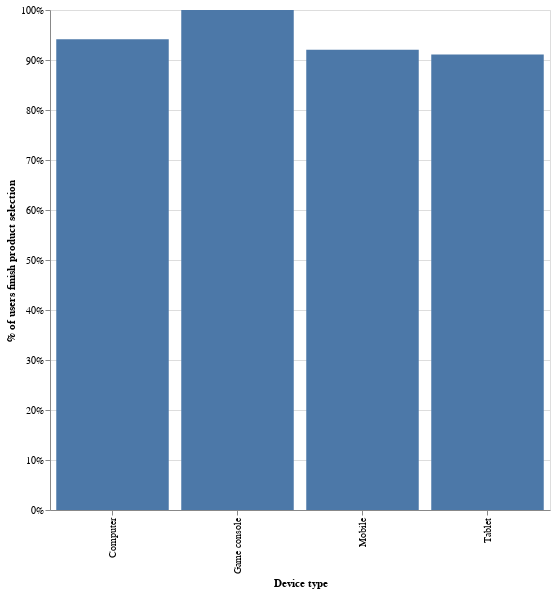

Source (notebook cell):
### Markdown cell above
The first thing to understand how many people we loose in the first place. Below you see that our product selection conversion ranges above 90%.

### Code cell
df = pd.read_csv("product_selection_ksp.csv")

df = df.loc[
    df["se_action"].isin(
        ["product_selection.step_entered", "product_selection.success"]
    ),
    :,
]

# flag users that finish the flow
df["finish"] = 0
df.loc[df["se_action"] == "product_selection.success", "finish"] = 1

df = df.groupby(["id", "dvce_type"])["finish"].agg("max").reset_index()

df = df.groupby("dvce_type")["finish"].agg("mean").reset_index()


alt.Chart(df).mark_bar().encode(
    x=alt.X("dvce_type:N", axis=alt.Axis(title="Device type")),
    y=alt.Y(
        "finish:Q",
        axis=alt.Axis(title="% of users finish product selection", format="%"),
    ),
).properties(width=500, height=500)

### Figure 1 — Vega-Lite specification as saved in the notebook (floating-point values rounded to 4 significant figures)
{"config": {"view": {"continuousWidth": 400, "continuousHeight": 300}}, "data": {"name": "data-b4a01417367b54f01ad79fc6a794027a"}, "mark": "bar", "encoding": {"x": {"type": "nominal", "axis": {"title": "Device type"}, "field": "dvce_type"}, "y": {"type": "quantitative", "axis": {"format": "%", "title": "% of users finish product selection"}, "field": "finish"}}, "height": 500, "width": 500, "$schema": "https://vega.github.io/schema/vega-lite/v4.0.2.json", "datasets": {"data-b4a01417367b54f01ad79fc6a794027a": [{"dvce_type": "Computer", "finish": 0.9413}, {"dvce_type": "Game console", "finish": 1.0}, {"dvce_type": "Mobile", "finish": 0.9203}, {"dvce_type": "Tablet", "finish": 0.9111}]}}
